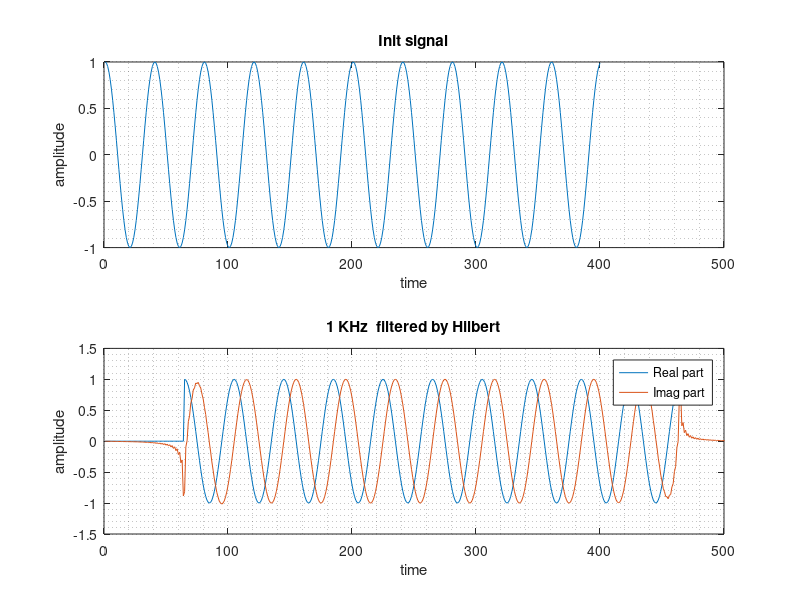

MATLAB code for this plot:
clear, clc, close all;
Nh = 128;
n = -Nh/2:Nh/2-1;
h = 1./(pi*n).*(1-cos(pi*n));
h(Nh/2+1) = 0;
h = h.*hamming(Nh)';

fs = 40000;
ts = 0 : 1/fs : 0.01-1/fs;
N = length(ts);
x = cos(2*pi*1000*ts);

y = conv(x,h);
D = round((Nh-1)/2);
xd = [zeros(1,D), x];

figure('Name','Figure 1','units','normalized',...
    'outerposition',[0 0.5 0.5 0.5]);

subplot(2,1,1);
plot(x), grid minor, title('Init signal');
xlabel('time');
ylabel('amplitude');
xlim([0 500]);

subplot(2,1,2);
plot(xd), grid minor, hold on;
plot(y), title('1 KHz  filtered by Hilbert');
xlabel('time');
ylabel('amplitude');
legend({'Real part';'Imag part'});
xlim([0 500]);
